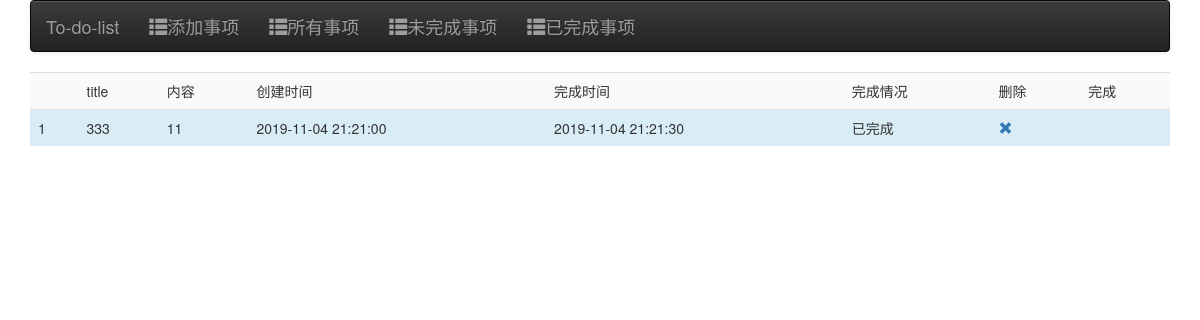
/complete_item, run on the app's committed database.
### todo_list/models.py (models this page shows, shortened)
class List(db.Model):
    _tablename_ =  'To-do-list'
    id = db.Column(db.Integer, primary_key=True)
    date = db.Column(db.DateTime, default=datetime.now, nullable=False)
    title = db.Column(db.String(250),index=True,unique=True)
    description = db.Column(db.Text,index=True)
    status = db.Column(db.String(20), index=True)
    complete_time = db.Column(db.DateTime, default=datetime.now, onupdate=datetime.now, nullable=False)
    deadline = db.Column(db.Date, nullable=False)

### todo_list/views.py (the view)
@app.route('/complete_item', methods=['GET']) #已完成待办事项
def complete_item():
    complete_items = List.query.filter(List.status == "Complete").all()
    return render_template('complete_item.html', complete_items = complete_items)

### todo_list/templates/complete_item.html (shortened to what this page needs)
{% extends 'base.html' %}
{% block content %}
<div id="todo-list" class="container">
 <table class="table table-striped">
    <th>
        <td>title</td>
        <td>内容</td>
        <td>创建时间</td>
        <td>完成时间</td>
        <td>完成情况</td>
        <td>删除</td>
        <td>完成</td>
    </th>
    {% for todo in complete_items %}
    <tr class="info">
        <td>{{ loop.index0 + 1}}</td>
        <td>{{ todo.title }}</td>
        <td>{{ todo.description }}</td>
        <td>{{ todo.date.strftime("%Y-%m-%d %H:%M:%S") }}</td>
        <td>{{ todo.complete_time.strftime("%Y-%m-%d %H:%M:%S") }}</td>
        {% if todo.status == "Uncomplete" %}
            <td>未完成</td>
        {% elif todo.status == "Complete" %}
            <td>已完成</td>
        {% endif %}
        <td><a href="list_item/delete_item?item_id={{todo.id}}" onClick="return confirm('sure?')"><span class="glyphicon glyphicon-remove"></span></a></td>
        {% if todo.status == "Uncomplete" %}
        <td><a href="list_item/complete_item?item_id={{todo.id}}" onClick="return confirm('sure?')"><span class="glyphicon glyphicon-ok"></span></a></td>
        {% else %}
        <td></td>
        {% endif %}
    </tr>
   {% endfor %}
 </table>
</div>
{% endblock %}

### data on the page
List: title "333", description "11", date "2019-11-04 21:21:00", complete_time "2019-11-04 21:21:30", status "已完成"
